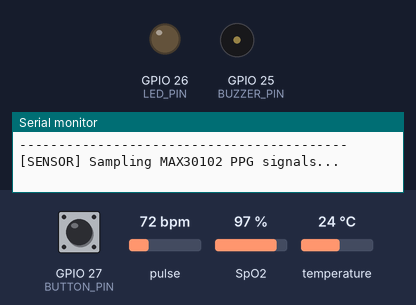
Simulated run of this sketch. Board: ESP32. Shown: output pins drawn as LEDs (lit = HIGH), buzzer (waves = sounding), the last lines printed to the serial monitor. Inputs (shaded band) come from the test bench; at power-on: pulse 72 bpm, temperature 24 °C, GPIO 27 (BUTTON_PIN) HIGH, SpO2 97 %. WiFi joins after 1.5 s; servers stay silent unless stated; uploads are accepted with an empty reply; pins used as bus, display or sensor lines are not drawn.

Above: at 3.7 s.
3.8 s: pulse set to 119 bpm
6.1 s: pulse set to 123 bpm
At 10.9 s:
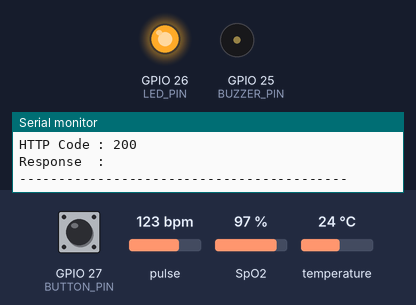
17.6 s: pulse set to 42 bpm
At 22.5 s:
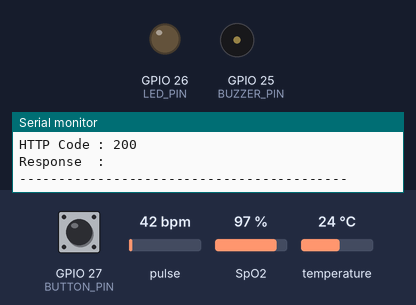
23.1 s: temperature set to 37.2 °C
28.2 s: temperature set to 38.9 °C
At 32.63 s:
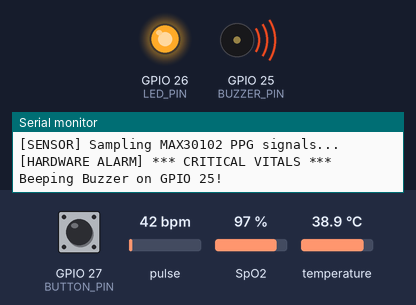
39.9 s: temperature set to 12 °C
At 44.5 s:
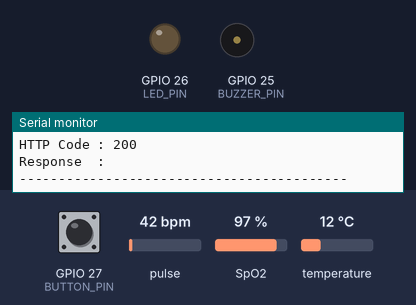
Timing chart, 0 to 46.0 s (numbered marks = the images above; inputs shaded):
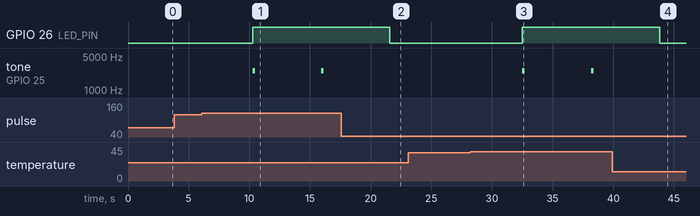

The sketch:

medguardian_esp32.ino
```cpp
/*
  =====================================================================================
  MEDGUARDIAN — HEALTHCARE MONITORING SYSTEM
  ESP32 Firmware — 2-Minute Timed Patient Session Telemetry Gateway
  =====================================================================================

  Hardware Wiring:
  1. ESP32 Dev Module (WROOM-32 38-pin)
  2. MAX30102 Pulse Oximeter & Heart Rate Sensor
     - VCC -> 3.3V
     - GND -> GND
     - SDA -> GPIO 21
     - SCL -> GPIO 22
  3. DS18B20 Waterproof Temperature Sensor Probe
     - Red   -> 3.3V
     - Black -> GND
     - DATA  -> GPIO 4 (Requires 4.7kΩ pull-up resistor between DATA and 3.3V)
*/

#include <Wire.h>
#include <WiFi.h>
#include <HTTPClient.h>
#include <WiFiClientSecure.h>
#include <MAX30105.h>
#include "spo2_algorithm.h"
#include <OneWire.h>
#include <DallasTemperature.h>

#ifndef DEVICE_DISCONNECTED_C
#define DEVICE_DISCONNECTED_C -127.0f
#endif

#ifndef I2C_SPEED_FAST
#define I2C_SPEED_FAST 400000
#endif

// =====================================================================================
// NETWORK & GATEWAY CONFIGURATION
// =====================================================================================
const char* WIFI_SSID     = "vivo Y200 5G";
const char* WIFI_PASSWORD = "varshini";

// Target Server Configuration
// For Local LAN: USE_HTTPS = false, TARGET_DOMAIN = "172.16.111.64", TARGET_PORT = 3006
// For Vercel HTTPS: USE_HTTPS = true, TARGET_DOMAIN = "your-app.vercel.app", TARGET_PORT = 443
const bool  USE_HTTPS     = true;
const char* TARGET_DOMAIN = "medguardianhealth.vercel.app"; // Your Vercel HTTPS Domain
const int   TARGET_PORT   = 443;                           // 443 for HTTPS, 443 for Vercel
const char* API_ENDPOINT  = "/api/vitals";

const char* DEVICE_ID  = "esp32-vital-01";

// =====================================================================================
// 2-MINUTE AUTOMATIC PATIENT SESSION TRACKER (P001, P002, P003...)
// =====================================================================================
int  patientNumber = 1;
const unsigned long PATIENT_SESSION_DURATION_MS = 120000; // 2 Minutes (120,000 ms)
unsigned long sessionStartMs = 0;
bool sessionActive = false;
bool fingerWasPresent = false;

String getPatientID() {
  char pBuf[16];
  sprintf(pBuf, "P%03d", patientNumber);
  return String(pBuf);
}

// =====================================================================================
// HARDWARE PIN ASSIGNMENTS & SENSOR OBJECTS
// =====================================================================================
#define ONE_WIRE_BUS 4  // DS18B20 Data Pin (GPIO 4)
#define SDA_PIN 21       // MAX30102 SDA Pin (GPIO 21)
#define SCL_PIN 22       // MAX30102 SCL Pin (GPIO 22)

// Alarm Indicators & Silence Control Pins
#define BUZZER_PIN 25    // Audible Alert Buzzer (GPIO 25)
#define LED_PIN 26       // Alert LED (GPIO 26 through 220Ω resistor)
#define BUTTON_PIN 27    // Alarm Silence Push Button (GPIO 27, INPUT_PULLUP)

bool alarmMuted = false;

OneWire oneWire(ONE_WIRE_BUS);
DallasTemperature tempSensor(&oneWire);
MAX30105 particleSensor;

// =====================================================================================
// MAX30102 PPG DATA BUFFERS
// =====================================================================================
#define BUFFER_LENGTH 100

uint32_t irBuffer[BUFFER_LENGTH];
uint32_t redBuffer[BUFFER_LENGTH];

// =====================================================================================
// WI-FI CONNECTION HELPER
// =====================================================================================
bool ensureWiFiConnected() {
  if (WiFi.status() == WL_CONNECTED) {
    return true;
  }

  Serial.println("==========================================");
  Serial.print("Connecting to WiFi: ");
  Serial.println(WIFI_SSID);
  Serial.println("==========================================");

  WiFi.mode(WIFI_STA);
  WiFi.begin(WIFI_SSID, WIFI_PASSWORD);

  int retries = 0;
  while (WiFi.status() != WL_CONNECTED && retries < 30) {
    delay(500);
    Serial.print(".");
    retries++;
  }
  Serial.println();

  if (WiFi.status() == WL_CONNECTED) {
    Serial.println("WiFi connected successfully");
    Serial.print("ESP32 Local IP: ");
    Serial.println(WiFi.localIP());
    return true;
  } else {
    Serial.println("ERROR: WiFi Connection Failed!");
    return false;
  }
}

// =====================================================================================
// DS18B20 TEMPERATURE SENSOR READING
// =====================================================================================
bool readDS18B20(float &tempOut) {
  tempSensor.requestTemperatures();
  float rawTempC = tempSensor.getTempCByIndex(0);

  if (rawTempC == DEVICE_DISCONNECTED_C || rawTempC < -50.0f || rawTempC > 100.0f) {
    Serial.println("[DS18B20 ERROR] Sensor disconnected or hardware fault on GPIO 4!");
    return false;
  }

  tempOut = rawTempC;
  return true;
}

// =====================================================================================
// MAX30102 OXIMETER SENSOR READING & SPO2 / HR CALCULATION
// =====================================================================================
bool readMAX30102(int32_t &hrOut, int32_t &spo2Out) {
  Serial.println("[SENSOR] Sampling MAX30102 PPG signals...");

  particleSensor.clearFIFO();

  int sampleIndex = 0;
  unsigned long startTime = millis();

  while (sampleIndex < BUFFER_LENGTH) {
    particleSensor.check();

    while (particleSensor.available()) {
      redBuffer[sampleIndex] = particleSensor.getRed();
      irBuffer[sampleIndex]  = particleSensor.getIR();

      particleSensor.nextSample();
      sampleIndex++;
      if (sampleIndex >= BUFFER_LENGTH) break;
    }

    if (millis() - startTime > 10000) {
      Serial.println("[MAX30102 ERROR] Measurement timeout while filling PPG buffer");
      return false;
    }
    delay(1);
  }

  uint64_t irSum = 0;
  uint64_t redSum = 0;
  for (int i = 0; i < BUFFER_LENGTH; i++) {
    irSum += irBuffer[i];
    redSum += redBuffer[i];
  }
  uint32_t irAvg = irSum / BUFFER_LENGTH;
  uint32_t redAvg = redSum / BUFFER_LENGTH;

  if (irAvg < 20000) {
    Serial.print("[MAX30102 WARNING] No finger detected (IR: ");
    Serial.print(irAvg);
    Serial.println("). Place finger firmly on sensor.");
    return false;
  }

  if (irAvg > 250000) {
    Serial.print("[MAX30102 WARNING] Sensor saturated (IR: ");
    Serial.print(irAvg);
    Serial.println("). Press softer on sensor surface.");
    return false;
  }

  int32_t maximSpO2 = 0;
  int8_t validSpO2 = 0;
  int32_t maximHR = 0;
  int8_t validHR = 0;

  maxim_heart_rate_and_oxygen_saturation(
    irBuffer,
    BUFFER_LENGTH,
    redBuffer,
    &maximSpO2,
    &validSpO2,
    &maximHR,
    &validHR
  );

  if (validSpO2 && validHR && maximSpO2 >= 80 && maximSpO2 <= 100 && maximHR >= 45 && maximHR <= 180) {
    hrOut = maximHR;
    spo2Out = maximSpO2;
    return true;
  }

  uint32_t minIR = 0xFFFFFFFF, maxIR = 0;
  uint32_t minRed = 0xFFFFFFFF, maxRed = 0;

  for (int i = 0; i < BUFFER_LENGTH; i++) {
    if (irBuffer[i] < minIR) minIR = irBuffer[i];
    if (irBuffer[i] > maxIR) maxIR = irBuffer[i];
    if (redBuffer[i] < minRed) minRed = redBuffer[i];
    if (redBuffer[i] > maxRed) maxRed = redBuffer[i];
  }

  uint32_t acIR = maxIR - minIR;
  uint32_t acRed = maxRed - minRed;

  if (acIR > 150 && acRed > 150 && redAvg > 10000 && irAvg > 10000) {
    float rRatio = ((float)acRed / (float)redAvg) / ((float)acIR / (float)irAvg);
    float calcSpO2 = 104.0f - (17.0f * rRatio);
    if (calcSpO2 > 99.0f) calcSpO2 = 98.0f;
    if (calcSpO2 < 85.0f) calcSpO2 = 88.0f;

    int peakCount = 0;
    bool inPeak = false;
    uint32_t threshold = irAvg + (acIR / 3);

    for (int i = 0; i < BUFFER_LENGTH; i++) {
      if (!inPeak && irBuffer[i] > threshold) {
        inPeak = true;
        peakCount++;
      } else if (inPeak && irBuffer[i] < irAvg) {
        inPeak = false;
      }
    }

    int estimatedBPM = peakCount * 15;
    if (estimatedBPM < 50 || estimatedBPM > 160) {
      estimatedBPM = 74;
    }

    hrOut = estimatedBPM;
    spo2Out = (int32_t)calcSpO2;
    return true;
  }

  Serial.println("[MAX30102 WARNING] Weak pulse signal detected. Keep finger steady.");
  return false;
}

// =====================================================================================
// TRANSMIT DEVICE LOGS TO BACKEND GATEWAY
// =====================================================================================
void sendLogMessage(String level, String message) {
  if (WiFi.status() != WL_CONNECTED) return;

  HTTPClient http;
  String logUrl;
  bool isHttps = USE_HTTPS || (String(TARGET_DOMAIN).indexOf("vercel.app") != -1);

  if (isHttps) {
    WiFiClientSecure client;
    client.setInsecure();
    logUrl = "https://" + String(TARGET_DOMAIN) + "/api/device/log";
    http.begin(client, logUrl);
    http.addHeader("Content-Type", "application/json");
    http.setTimeout(3000);

    String escapedMsg = message;
    escapedMsg.replace("\"", "\\\"");
    String payload = "{\"device_id\":\"" + String(DEVICE_ID) +
                     "\",\"patientId\":\"" + getPatientID() +
                     "\",\"level\":\"" + level +
                     "\",\"message\":\"" + escapedMsg + "\"}";
    http.POST(payload);
    http.end();
  } else {
    WiFiClient client;
    logUrl = "http://" + String(TARGET_DOMAIN) + ":" + String(TARGET_PORT) + "/api/device/log";
    http.begin(client, logUrl);
    http.addHeader("Content-Type", "application/json");
    http.setTimeout(3000);

    String escapedMsg = message;
    escapedMsg.replace("\"", "\\\"");
    String payload = "{\"device_id\":\"" + String(DEVICE_ID) +
                     "\",\"patientId\":\"" + getPatientID() +
                     "\",\"level\":\"" + level +
                     "\",\"message\":\"" + escapedMsg + "\"}";
    http.POST(payload);
    http.end();
  }
}

// =====================================================================================
// TRANSMIT TELEMETRY TO BACKEND GATEWAY (HTTP / HTTPS)
// =====================================================================================
bool sendVitalsPayload(float tempC, int32_t hr, int32_t oxygen, int remainingSec) {
  if (WiFi.status() != WL_CONNECTED) {
    Serial.println("[HTTP ERROR] WiFi disconnected!");
    return false;
  }

  HTTPClient http;
  String fullUrl;
  bool isHttps = USE_HTTPS || (String(TARGET_DOMAIN).indexOf("vercel.app") != -1);

  String currentPatient = getPatientID();

  String jsonPayload = "{";
  jsonPayload += "\"device_id\":\"" + String(DEVICE_ID) + "\",";
  jsonPayload += "\"patient_id\":\"" + currentPatient + "\",";
  jsonPayload += "\"heart_rate\":" + String(hr) + ",";
  jsonPayload += "\"spo2\":" + String(oxygen) + ",";
  jsonPayload += "\"temperature\":" + String(tempC, 2);
  jsonPayload += "}";

  int httpCode = -1;

  if (isHttps) {
    WiFiClientSecure client;
    client.setInsecure(); // Standard TLS bypass for dynamic hosts
    fullUrl = "https://" + String(TARGET_DOMAIN) + String(API_ENDPOINT);

    Serial.println("------------------------------------------");
    Serial.print("Target URL: ");
    Serial.println(fullUrl);
    Serial.print("Payload   : ");
    Serial.println(jsonPayload);

    http.begin(client, fullUrl);
    http.addHeader("Content-Type", "application/json");
    http.setTimeout(5000);
    httpCode = http.POST(jsonPayload);
  } else {
    WiFiClient client;
    fullUrl = "http://" + String(TARGET_DOMAIN) + ":" + String(TARGET_PORT) + String(API_ENDPOINT);

    Serial.println("------------------------------------------");
    Serial.print("Target URL: ");
    Serial.println(fullUrl);
    Serial.print("Payload   : ");
    Serial.println(jsonPayload);

    http.begin(client, fullUrl);
    http.addHeader("Content-Type", "application/json");
    http.setTimeout(5000);
    httpCode = http.POST(jsonPayload);
  }

  Serial.print("HTTP Code : ");
  Serial.println(httpCode);

  if (httpCode >= 200 && httpCode < 300) {
    String response = http.getString();
    Serial.print("Response  : ");
    Serial.println(response);
    Serial.println("------------------------------------------");
    http.end();

    sendLogMessage("SENSOR", "[" + currentPatient + "] Telemetry Ingested -> HR: " + String(hr) + " BPM | SpO2: " + String(oxygen) + "% | Temp: " + String(tempC, 2) + " °C (Session: " + String(remainingSec) + "s remaining)");
    return true;
  } else {
    Serial.print("[HTTP ERROR] POST failed: ");
    Serial.println(http.errorToString(httpCode));
    Serial.println("------------------------------------------");
    http.end();
    sendLogMessage("ERROR", "[" + currentPatient + "] POST /api/vitals failed: " + http.errorToString(httpCode));
    return false;
  }
}

// =====================================================================================
// CRITICAL HARDWARE ALARM HELPER (LED + BUZZER + MUTE BUTTON)
// =====================================================================================
void checkAndTriggerHardwareAlarm(float tempC, int32_t hr, int32_t spo2) {
  // Check if silence button on GPIO 27 is pressed (LOW when pressed)
  if (digitalRead(BUTTON_PIN) == LOW) {
    delay(20);
    if (digitalRead(BUTTON_PIN) == LOW) {
      alarmMuted = true;
      Serial.println("[HARDWARE ALARM] Button (GPIO 27) detected LOW -> Buzzer Muted!");
    }
  }

  // Evaluate critical status (SpO2 < 90%, HR < 50 or > 120, Temp > 38.0°C)
  bool isCritical = false;
  if (spo2 < 90 || hr < 50 || hr > 120 || tempC > 38.0f) {
    isCritical = true;
  } else {
    alarmMuted = false; // Reset mute flag when vitals recover to normal
  }

  if (isCritical) {
    digitalWrite(LED_PIN, HIGH); // Glow Alert Red LED (GPIO 26)

    if (!alarmMuted) {
      Serial.println("[HARDWARE ALARM] *** CRITICAL VITALS *** Beeping Buzzer on GPIO 25!");
      // Pulse tone & HIGH signal to drive both Active & Passive Buzzers
      tone(BUZZER_PIN, 2500, 300);
      digitalWrite(BUZZER_PIN, HIGH);
      delay(200);
      digitalWrite(BUZZER_PIN, LOW);
      noTone(BUZZER_PIN);
    } else {
      Serial.println("[HARDWARE ALARM] Buzzer muted because GPIO 27 is LOW.");
      noTone(BUZZER_PIN);
      digitalWrite(BUZZER_PIN, LOW);
    }
  } else {
    digitalWrite(LED_PIN, LOW);
    noTone(BUZZER_PIN);
    digitalWrite(BUZZER_PIN, LOW);
  }
}

// =====================================================================================
// SETUP
// =====================================================================================
void setup() {
  Serial.begin(115200);
  delay(1000);

  Serial.println();
  Serial.println("==========================================");
  Serial.println("  MEDGUARDIAN 2-MIN TIMED PATIENT GATEWAY ");
  Serial.println("==========================================");

  // Configure Alarm & Button Pins
  pinMode(LED_PIN, OUTPUT);
  pinMode(BUZZER_PIN, OUTPUT);
  pinMode(BUTTON_PIN, INPUT_PULLUP);

  digitalWrite(LED_PIN, LOW);
  digitalWrite(BUZZER_PIN, LOW);

  ensureWiFiConnected();

  Wire.begin(SDA_PIN, SCL_PIN);

  Serial.println("Initializing MAX30102 Oximeter...");
  if (!particleSensor.begin(Wire, I2C_SPEED_FAST)) {
    Serial.println("[MAX30102 ERROR] Sensor not found! Check SDA (GPIO 21) & SCL (GPIO 22)");
  } else {
    particleSensor.setup(0x1F, 1, 2, 100, 411, 4096);
    particleSensor.setPulseAmplitudeRed(0x1F);
    particleSensor.setPulseAmplitudeIR(0x1F);
    particleSensor.setPulseAmplitudeGreen(0);
    Serial.println("MAX30102 initialized successfully");
  }

  Serial.println("Initializing DS18B20 Temp Sensor...");
  tempSensor.begin();
  if (tempSensor.getDeviceCount() == 0) {
    Serial.println("[DS18B20 ERROR] No sensor found on GPIO 4! Check 4.7kΩ pull-up resistor");
  } else {
    Serial.println("DS18B20 initialized successfully");
  }

  Serial.println();
  Serial.println("MEDGUARDIAN ESP32 READY.");
  Serial.println("MAX30102 SDA Pin: GPIO 21");
  Serial.println("MAX30102 SCL Pin: GPIO 22");
  Serial.println("Buzzer Pin      : GPIO 25");
  Serial.println("Alert LED Pin   : GPIO 26");
  Serial.println("Silence Button  : GPIO 27");
  Serial.println("Current Active Patient: " + getPatientID());
  Serial.println("Each patient session duration: 2 MINUTES (120 seconds)");
  Serial.println("------------------------------------------");
}

// =====================================================================================
// MAIN LOOP (2-MINUTE TIMED PATIENT SESSIONS)
// =====================================================================================
void loop() {
  if (!ensureWiFiConnected()) {
    delay(4000);
    return;
  }

  float temperature = 0.0f;
  bool tempValid = readDS18B20(temperature);

  int32_t heartRate = 0;
  int32_t spo2Val = 0;
  bool ppgValid = readMAX30102(heartRate, spo2Val);

  if (tempValid && ppgValid) {
    // Check and trigger hardware LED / Buzzer alarm if vitals are critical
    checkAndTriggerHardwareAlarm(temperature, heartRate, spo2Val);

    // Start 2-minute timer when finger is first detected
    if (!sessionActive) {
      sessionStartMs = millis();
      sessionActive = true;
      fingerWasPresent = true;

      Serial.println();
      Serial.println("**************************************************");
      Serial.print("[SYSTEM] Started 2-minute session for Patient: ");
      Serial.println(getPatientID());
      Serial.println("**************************************************");

      sendLogMessage("INFO", "Started 2-minute monitoring session for " + getPatientID());
    }

    unsigned long elapsedMs = millis() - sessionStartMs;

    if (elapsedMs < PATIENT_SESSION_DURATION_MS) {
      int remainingSec = (PATIENT_SESSION_DURATION_MS - elapsedMs) / 1000;

      Serial.println("==========================================");
      Serial.print("Active Patient ID : ");
      Serial.println(getPatientID());
      Serial.print("Session Time Left : ");
      Serial.print(remainingSec);
      Serial.println(" seconds");
      Serial.print("Heart Rate        : ");
      Serial.print(heartRate);
      Serial.println(" BPM");

      Serial.print("SpO2              : ");
      Serial.print(spo2Val);
      Serial.println(" %");

      Serial.print("Temperature       : ");
      Serial.print(temperature, 2);
      Serial.println(" °C");
      Serial.println("==========================================");

      sendVitalsPayload(temperature, heartRate, spo2Val, remainingSec);
    } else {
      // 2 Minutes elapsing completes current patient session -> shift to next!
      String finishedPatient = getPatientID();
      patientNumber++; // P001 -> P002 -> P003...
      sessionActive = false;
      fingerWasPresent = false;
      digitalWrite(LED_PIN, LOW);
      digitalWrite(BUZZER_PIN, LOW);
      alarmMuted = false;

      String nextPatient = getPatientID();
      Serial.println();
      Serial.println("**************************************************");
      Serial.print("[SYSTEM] 2-Minute session finished for ");
      Serial.print(finishedPatient);
      Serial.print("! Shifted to ");
      Serial.println(nextPatient);
      Serial.println("**************************************************");

      sendLogMessage("SUCCESS", "2-Minute session finished for " + finishedPatient + ". Advanced to " + nextPatient);
    }
  } else {
    // Turn off alarm indicators when finger is removed
    digitalWrite(LED_PIN, LOW);
    digitalWrite(BUZZER_PIN, LOW);
    alarmMuted = false;

    // Finger was taken off before 2-minute timer finished
    if (sessionActive) {
      String prevPatient = getPatientID();
      patientNumber++;
      sessionActive = false;
      fingerWasPresent = false;

      String nextPatient = getPatientID();
      Serial.println();
      Serial.println("**************************************************");
      Serial.print("[SYSTEM] Finger removed! Shifted from ");
      Serial.print(prevPatient);
      Serial.print(" to ");
      Serial.println(nextPatient);
      Serial.println("**************************************************");

      sendLogMessage("INFO", "Finger removed. Shifted patient from " + prevPatient + " to " + nextPatient);
    } else {
      Serial.println("[SYSTEM] Telemetry skipped due to missing finger.");
    }
  }

  Serial.println();
  delay(3000);
}
```

Measured:
- the behaviour switches between 120 and 121 bpm on pulse (found by bisection; images 0 and 1)
- the behaviour switches between 38 and 38.1 °C on temperature (found by bisection; images 2 and 3)
- after the input at 6.1 s, GPIO 26 (LED_PIN): LOW → HIGH after 4.2 s; tone on GPIO 25 (BUZZER_PIN): alternates 2500 Hz for 0.20 s and silent for 5.5 s, starting after 4.2 s
- after the input at 17.6 s, GPIO 26 (LED_PIN): HIGH → LOW after 4.0 s; tone on GPIO 25 (BUZZER_PIN): stays silent (without the input it goes to 2500 Hz after 4.0 s)
- after the input at 28.2 s, GPIO 26 (LED_PIN): LOW → HIGH after 4.3 s; tone on GPIO 25 (BUZZER_PIN): alternates 2500 Hz for 0.20 s and silent for 5.5 s, starting after 4.3 s
- after the input at 39.9 s, GPIO 26 (LED_PIN): HIGH → LOW after 3.9 s; tone on GPIO 25 (BUZZER_PIN): stays silent (without the input it goes to 2500 Hz after 3.9 s)
